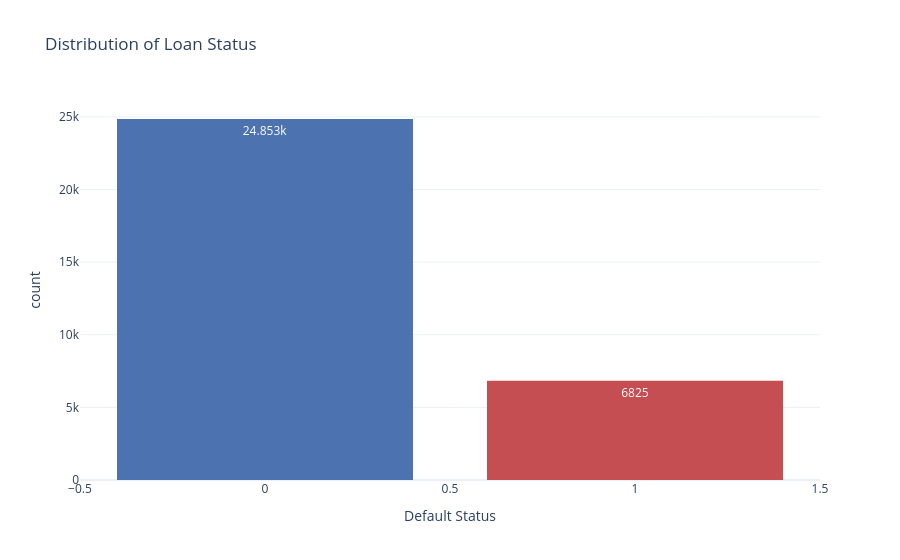

The code cell stored with this chart in its notebook:
### Markdown cell above
## 1. Loan Status Distribution
Interactively exploring the target variable imbalance.

### Code cell
# Interactive Count Plot
fig = px.histogram(df, x='loan_status', color='loan_status', 
                   title='Distribution of Loan Status',
                   labels={'loan_status':'Default Status'},
                   color_discrete_map={0: '#4C72B0', 1: '#C44E52'},
                   text_auto=True)
fig.update_layout(bargap=0.2, showlegend=False)
fig.show()

### Figure 1 — Plotly figure (JSON) as saved in the notebook; plotly's stock layout.template omitted (floating-point values rounded to 4 significant figures; data arrays with more than 128 entries replaced by an {"elided": "..."} marker saying what was removed)
{"data": [{"bingroup": "x", "hovertemplate": "Default Status=%{x}<br>count=%{y}<extra></extra>", "legendgroup": "0", "marker": {"color": "#4C72B0", "pattern": {"shape": ""}}, "name": "0", "orientation": "v", "showlegend": true, "texttemplate": "%{value}", "type": "histogram", "x": {"elided": "24853 int values"}, "xaxis": "x", "yaxis": "y"}, {"bingroup": "x", "hovertemplate": "Default Status=%{x}<br>count=%{y}<extra></extra>", "legendgroup": "1", "marker": {"color": "#C44E52", "pattern": {"shape": ""}}, "name": "1", "orientation": "v", "showlegend": true, "texttemplate": "%{value}", "type": "histogram", "x": {"elided": "6825 int values"}, "xaxis": "x", "yaxis": "y"}], "layout": {"bargap": 0.2, "barmode": "relative", "legend": {"title": {"text": "Default Status"}, "tracegroupgap": 0}, "showlegend": false, "title": {"text": "Distribution of Loan Status"}, "xaxis": {"anchor": "y", "categoryarray": [0, 1], "categoryorder": "array", "domain": [0, 1], "title": {"text": "Default Status"}}, "yaxis": {"anchor": "x", "domain": [0, 1], "title": {"text": "count"}}}}
